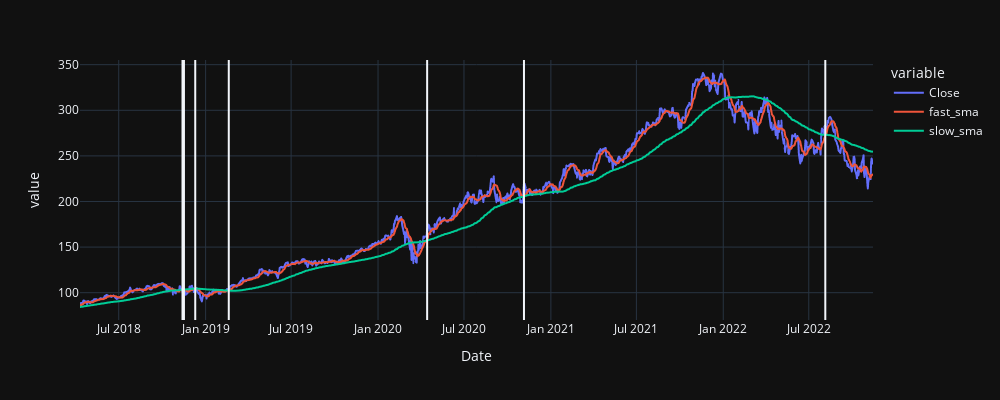

The code cell stored with this chart in its notebook:
### Code cell
# visualize close price
fig = px.line(df, x=df.index, y=['Close', 'fast_sma', 'slow_sma'],  width=1000, height=400)

for i, row in signal.iterrows():

    fig.add_vline(x=row.time)
    
fig.show()

### Figure 1 — Plotly figure (JSON) as saved in the notebook; plotly's stock layout.template omitted (floating-point values rounded to 4 significant figures; data arrays with more than 128 entries replaced by an {"elided": "..."} marker saying what was removed)
{"data": [{"hovertemplate": "variable=Close<br>Date=%{x}<br>value=%{y}<extra></extra>", "legendgroup": "Close", "line": {"color": "#636efa", "dash": "solid"}, "marker": {"symbol": "circle"}, "mode": "lines", "name": "Close", "showlegend": true, "x": {"elided": "1160 str values"}, "xaxis": "x", "y": {"elided": "1160 float values"}, "yaxis": "y", "type": "scattergl"}, {"hovertemplate": "variable=fast_sma<br>Date=%{x}<br>value=%{y}<extra></extra>", "legendgroup": "fast_sma", "line": {"color": "#EF553B", "dash": "solid"}, "marker": {"symbol": "circle"}, "mode": "lines", "name": "fast_sma", "showlegend": true, "x": {"elided": "1160 str values"}, "xaxis": "x", "y": {"elided": "1160 float values"}, "yaxis": "y", "type": "scattergl"}, {"hovertemplate": "variable=slow_sma<br>Date=%{x}<br>value=%{y}<extra></extra>", "legendgroup": "slow_sma", "line": {"color": "#00cc96", "dash": "solid"}, "marker": {"symbol": "circle"}, "mode": "lines", "name": "slow_sma", "showlegend": true, "x": {"elided": "1160 str values"}, "xaxis": "x", "y": {"elided": "1160 float values"}, "yaxis": "y", "type": "scattergl"}], "layout": {"xaxis": {"anchor": "y", "domain": [0.0, 1.0], "title": {"text": "Date"}}, "yaxis": {"anchor": "x", "domain": [0.0, 1.0], "title": {"text": "value"}}, "legend": {"title": {"text": "variable"}, "tracegroupgap": 0}, "margin": {"t": 60}, "height": 400, "width": 1000, "shapes": [{"type": "line", "x0": "2018-11-13T00:00:00-05:00", "x1": "2018-11-13T00:00:00-05:00", "xref": "x", "y0": 0, "y1": 1, "yref": "y domain"}, {"type": "line", "x0": "2018-11-15T00:00:00-05:00", "x1": "2018-11-15T00:00:00-05:00", "xref": "x", "y0": 0, "y1": 1, "yref": "y domain"}, {"type": "line", "x0": "2018-11-16T00:00:00-05:00", "x1": "2018-11-16T00:00:00-05:00", "xref": "x", "y0": 0, "y1": 1, "yref": "y domain"}, {"type": "line", "x0": "2018-12-10T00:00:00-05:00", "x1": "2018-12-10T00:00:00-05:00", "xref": "x", "y0": 0, "y1": 1, "yref": "y domain"}, {"type": "line", "x0": "2019-02-19T00:00:00-05:00", "x1": "2019-02-19T00:00:00-05:00", "xref": "x", "y0": 0, "y1": 1, "yref": "y domain"}, {"type": "line", "x0": "2020-04-14T00:00:00-04:00", "x1": "2020-04-14T00:00:00-04:00", "xref": "x", "y0": 0, "y1": 1, "yref": "y domain"}, {"type": "line", "x0": "2020-11-05T00:00:00-05:00", "x1": "2020-11-05T00:00:00-05:00", "xref": "x", "y0": 0, "y1": 1, "yref": "y domain"}, {"type": "line", "x0": "2022-08-05T00:00:00-04:00", "x1": "2022-08-05T00:00:00-04:00", "xref": "x", "y0": 0, "y1": 1, "yref": "y domain"}]}}
